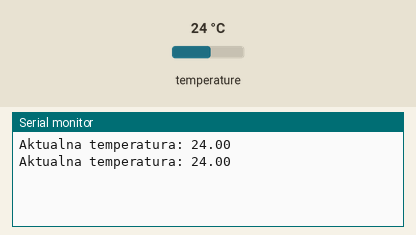
The sketch below on a simulated Arduino Uno, built with avr-gcc and run on an emulated ATmega328P. Parts: the last lines printed to the serial monitor. The test bench sets the inputs (shaded band); at power-on: temperature 24 °C.

Above: at 2.8 s.
2.9 s: temperature set to 12 °C
At 3.6 s:
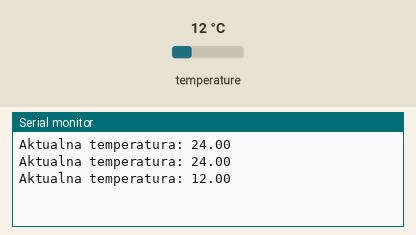
4.7 s: temperature set to 19 °C
At 4.7 s:
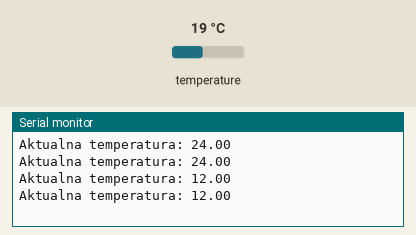
Timing chart, 0 to 7.7 s (numbered marks = the images above; inputs shaded):
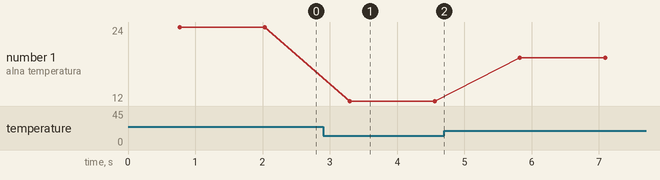

Measured:
- after the input at 2.9 s, the serial monitor: prints a new line after 0.40 s (image 1)
- plotted number 1: 24 → 12 after the input at 2.9 s, 12 → 19 after the input at 4.7 s

The sketch:

TEMP_LCD.ino
```cpp
#include <OneWire.h>
#include <DallasTemperature.h>

OneWire oneWire(10); //Podłączenie do A5
DallasTemperature sensors(&oneWire); //Przekazania informacji do biblioteki

void setup(void) {
  Serial.begin(9600);
  sensors.begin(); //Inicjalizacja czujnikow
}

void loop(void) {
  sensors.requestTemperatures(); //Pobranie temperatury czujnika
  Serial.print("Aktualna temperatura: ");
  Serial.println(sensors.getTempCByIndex(0));  //Wyswietlenie informacji
  delay(500);
}
```
